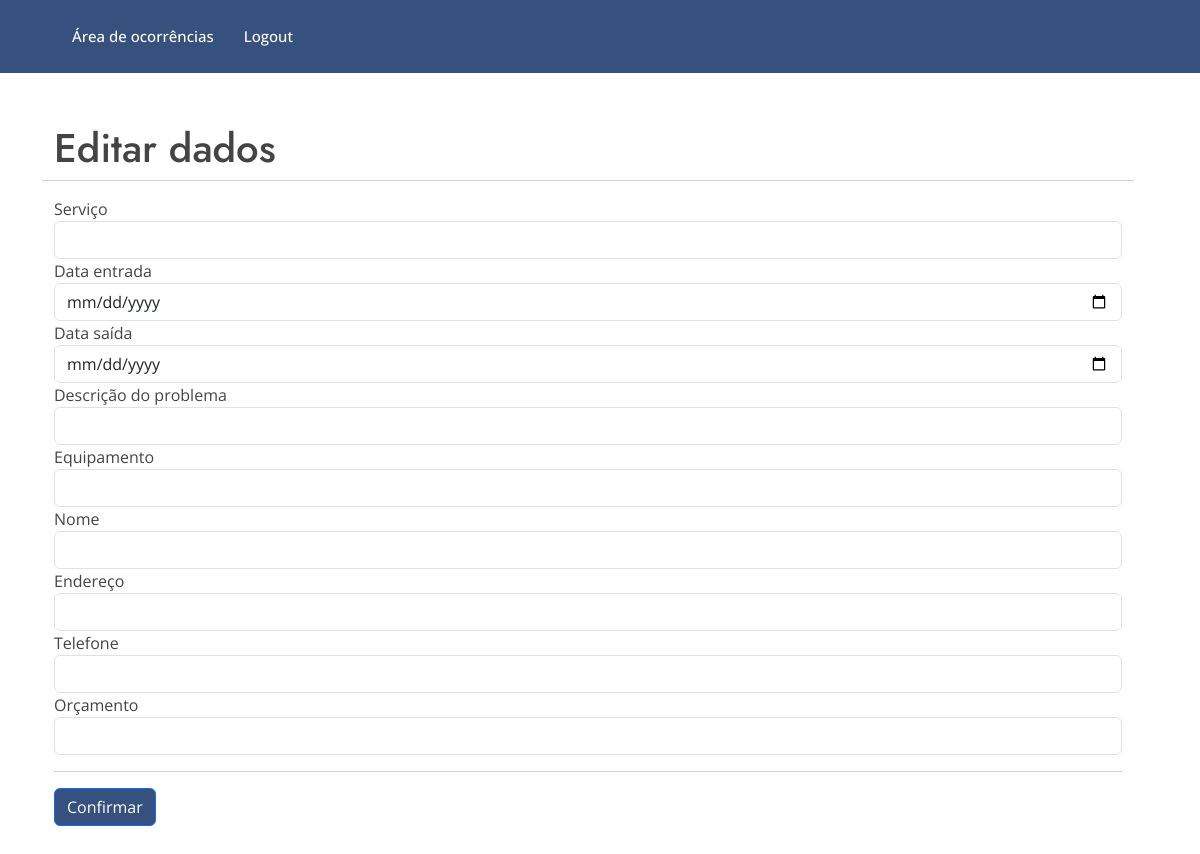
Page /edit_user/1 on the earlier database version.
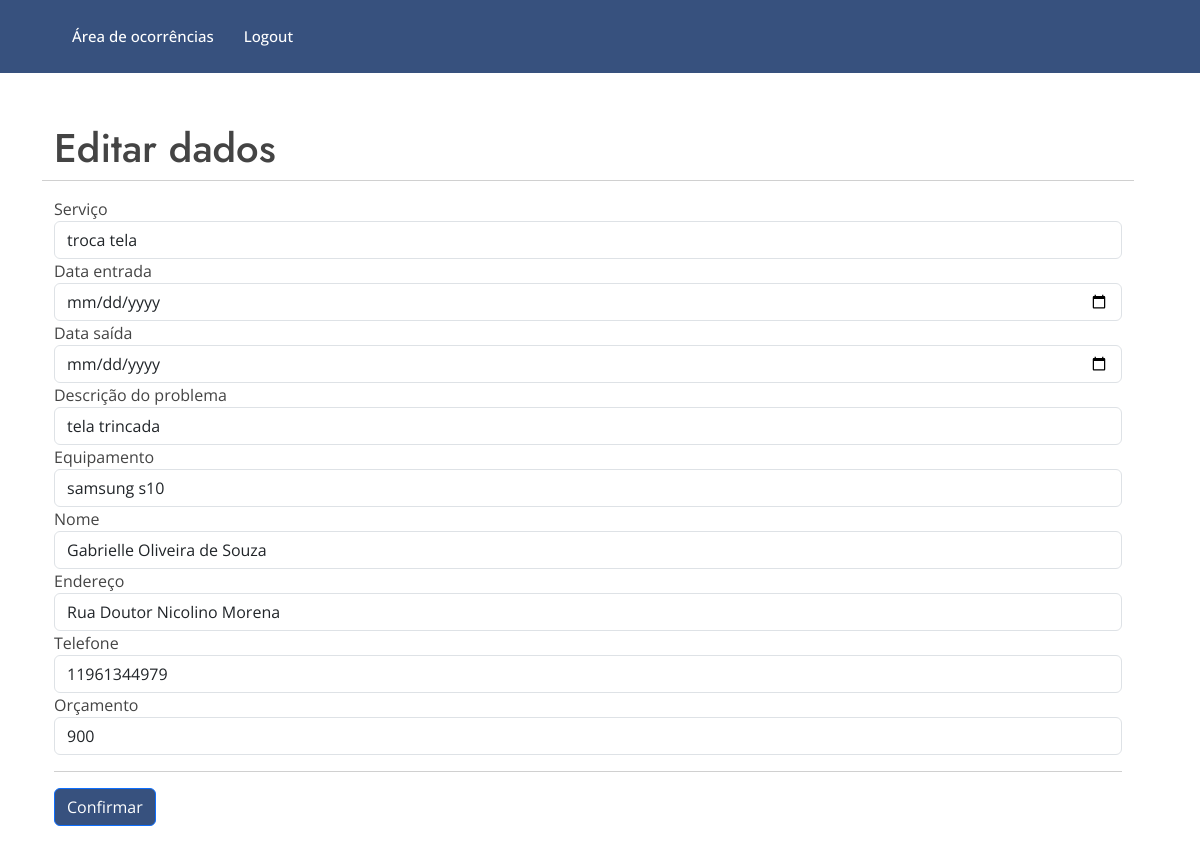
Same page on the later database version.
### src/models.py (models this page shows)
class Client(db.Model):
    id = db.Column(db.Integer, primary_key=True, autoincrement=True)
    servico = db.Column(db.String(100))
    dentrada = db.Column(db.String(50))
    dsaida = db.Column(db.String(50))
    descricao = db.Column(db.String(200))
    equipamento = db.Column(db.String(100))
    nome = db.Column(db.String(150))
    endereco = db.Column(db.String(200))
    fone = db.Column(db.String(200) )
    orcamento = db.Column(db.String(60))

### src/main.py (the view, shortened to what this page needs)
@main.route('/edit_user/<string:id>', methods=["POST","GET"]) # reconhecerá o usuário quando passar o id
def edit_user(id):
    data = Client.query.filter_by(id=id).first()
    return render_template("edit_user.html", datas=data)

### src/template/edit_user.html (shortened to what this page needs)
{% extends 'layout.html' %}
{% block body %}
<main id="main">
  <section id="about" class="about" style="width: 100%">
    <div class="container py-5 h-100" data-aos="fade-up">
      <div class="row">
        <div class="row d-flex align-items-center justify-content-center h-100">
          <h1>Editar dados</h1>
          <hr />
          <form
            method="post"
            action="{{url_for('main.edit_user',id=datas.id)}}"
          >
            <div class="form group">
              <label>Serviço</label>
              <input
                type="text"
                name="servico"
                maxlength="10"
                required
                class="form-control"
                value="{{datas.servico}}"
              />
            </div>
            <div class="form group">
              <label>Data entrada</label>
              <input
                type="date"
                name="dentrada"
                maxlength="10"
                required
                class="form-control"
                value="{{datas.dentrada}}"
              />
            </div>
            <div class="form group">
              <label>Data saída</label>
              <input
                type="date"
                name="dsaida"
                maxlength="20"
                required
                class="form-control"
                value="{{datas.dsaida}}"
              />
            </div>
            <div class="form group">
              <label>Descrição do problema</label>
              <input
                type="text"
                name="descricao"
                maxlength="60"
                required
                class="form-control"
                value="{{datas.descricao}}"
              />
            </div>
            <div class="form group">
              <label>Equipamento</label>
              <input
                type="text"
                name="equipamento"
                maxlength="30"
                required
                class="form-control"
                value="{{datas.equipamento}}"
              />
            </div>
            <div class="form group">
              <label>Nome</label>
              <input
                type="text"
                name="nome"
                maxlength="50"
                required
                class="form-control"
                value="{{datas.nome}}"
              />
            </div>
            <div class="form group">
              <label>Endereço</label>
              <input
                type="text"
                name="endereco"
                maxlength="50"
                required
                class="form-control"
                value="{{datas.endereco}}"
              />
            </div>
            <div class="form group">
              <label>Telefone</label>
              <input
                type="number"
                name="fone"
                maxlength="15"
                required
                class="form-control"
                value="{{datas.fone}}"
              />
            </div>
            <div class="form group">
              <label>Orçamento</label>
              <input
                type="number"
                name="orcamento"
                maxlength="200"
                required
                class="form-control"
                value="{{datas.orcamento}}"
              />
            </div>
            <hr>
            <input type="submit" value="Confirmar" class="btn btn-primary" style="background-color: #37517E;"/>
          </form>
        </div>
      </div>
    </div>
  </section>
  {% endblock %}

Differences in the rows shown:
added Client: servico "troca tela", descricao "tela trincada", equipamento "samsung s10", nome "Gabrielle Oliveira de Souza", endereco "Rua Doutor Nicolino Morena", fone "11961344979", orcamento "900"
